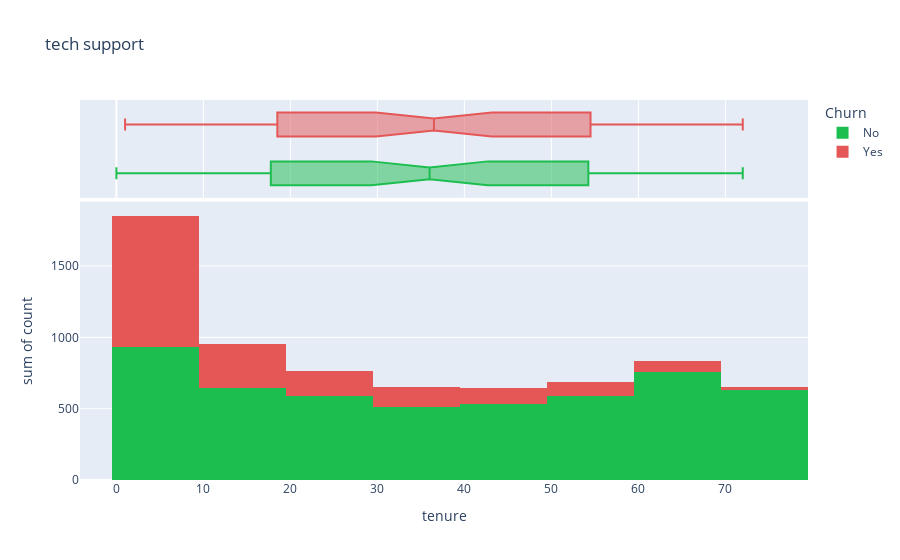

Write notebook code for a chart like this one.
### Code cell
import plotly.express as px

fig=px.histogram(df.groupby(["tenure","Churn"]).size().reset_index(name="count"),
                x="tenure",y="count",color="Churn",marginal="box",color_discrete_map={"Yes":"#E45756","No":"#1CBE4F"},
                title="tech support")
fig.show()

### Figure 1 — Plotly figure (JSON) as saved in the notebook; plotly's stock layout.template omitted (floating-point values rounded to 4 significant figures)
{"data": [{"alignmentgroup": "True", "bingroup": "x", "histfunc": "sum", "hovertemplate": "Churn=No<br>tenure=%{x}<br>sum of count=%{y}<extra></extra>", "legendgroup": "No", "marker": {"color": "#1CBE4F", "pattern": {"shape": ""}}, "name": "No", "offsetgroup": "No", "orientation": "v", "showlegend": true, "type": "histogram", "x": [0, 1, 2, 3, 4, 5, 6, 7, 8, 9, 10, 11, 12, 13, 14, 15, 16, 17, 18, 19, 20, 21, 22, 23, 24, 25, 26, 27, 28, 29, 30, 31, 32, 33, 34, 35, 36, 37, 38, 39, 40, 41, 42, 43, 44, 45, 46, 47, 48, 49, 50, 51, 52, 53, 54, 55, 56, 57, 58, 59, 60, 61, 62, 63, 64, 65, 66, 67, 68, 69, 70, 71, 72], "xaxis": "x", "y": [11, 233, 115, 106, 93, 69, 70, 80, 81, 73, 71, 68, 79, 71, 52, 62, 52, 61, 73, 54, 53, 46, 63, 72, 71, 56, 64, 59, 45, 57, 56, 49, 50, 50, 53, 73, 40, 50, 46, 42, 51, 56, 51, 50, 45, 55, 62, 54, 55, 51, 58, 60, 72, 56, 55, 55, 70, 57, 56, 52, 70, 68, 65, 68, 76, 67, 76, 88, 91, 87, 108, 164, 356], "yaxis": "y"}, {"alignmentgroup": "True", "hovertemplate": "Churn=No<br>tenure=%{x}<extra></extra>", "legendgroup": "No", "marker": {"color": "#1CBE4F"}, "name": "No", "notched": true, "offsetgroup": "No", "showlegend": false, "type": "box", "x": [0, 1, 2, 3, 4, 5, 6, 7, 8, 9, 10, 11, 12, 13, 14, 15, 16, 17, 18, 19, 20, 21, 22, 23, 24, 25, 26, 27, 28, 29, 30, 31, 32, 33, 34, 35, 36, 37, 38, 39, 40, 41, 42, 43, 44, 45, 46, 47, 48, 49, 50, 51, 52, 53, 54, 55, 56, 57, 58, 59, 60, 61, 62, 63, 64, 65, 66, 67, 68, 69, 70, 71, 72], "xaxis": "x2", "yaxis": "y2"}, {"alignmentgroup": "True", "bingroup": "x", "histfunc": "sum", "hovertemplate": "Churn=Yes<br>tenure=%{x}<br>sum of count=%{y}<extra></extra>", "legendgroup": "Yes", "marker": {"color": "#E45756", "pattern": {"shape": ""}}, "name": "Yes", "offsetgroup": "Yes", "orientation": "v", "showlegend": true, "type": "histogram", "x": [1, 2, 3, 4, 5, 6, 7, 8, 9, 10, 11, 12, 13, 14, 15, 16, 17, 18, 19, 20, 21, 22, 23, 24, 25, 26, 27, 28, 29, 30, 31, 32, 33, 34, 35, 36, 37, 38, 39, 40, 41, 42, 43, 44, 45, 46, 47, 48, 49, 50, 51, 52, 53, 54, 55, 56, 57, 58, 59, 60, 61, 62, 63, 64, 65, 66, 67, 68, 69, 70, 71, 72], "xaxis": "x", "y": [380, 123, 94, 83, 64, 40, 51, 42, 46, 45, 31, 38, 38, 24, 37, 28, 26, 24, 19, 18, 17, 27, 13, 23, 23, 15, 13, 12, 15, 16, 16, 19, 14, 12, 15, 10, 15, 13, 14, 13, 14, 14, 15, 6, 6, 12, 14, 9, 15, 10, 8, 8, 14, 13, 9, 10, 8, 11, 8, 6, 8, 5, 4, 4, 9, 13, 10, 9, 8, 11, 6, 6], "yaxis": "y"}, {"alignmentgroup": "True", "hovertemplate": "Churn=Yes<br>tenure=%{x}<extra></extra>", "legendgroup": "Yes", "marker": {"color": "#E45756"}, "name": "Yes", "notched": true, "offsetgroup": "Yes", "showlegend": false, "type": "box", "x": [1, 2, 3, 4, 5, 6, 7, 8, 9, 10, 11, 12, 13, 14, 15, 16, 17, 18, 19, 20, 21, 22, 23, 24, 25, 26, 27, 28, 29, 30, 31, 32, 33, 34, 35, 36, 37, 38, 39, 40, 41, 42, 43, 44, 45, 46, 47, 48, 49, 50, 51, 52, 53, 54, 55, 56, 57, 58, 59, 60, 61, 62, 63, 64, 65, 66, 67, 68, 69, 70, 71, 72], "xaxis": "x2", "yaxis": "y2"}], "layout": {"barmode": "relative", "legend": {"title": {"text": "Churn"}, "tracegroupgap": 0}, "title": {"text": "tech support"}, "xaxis": {"anchor": "y", "domain": [0, 1], "title": {"text": "tenure"}}, "xaxis2": {"anchor": "y2", "domain": [0, 1], "matches": "x", "showgrid": true, "showticklabels": false}, "yaxis": {"anchor": "x", "domain": [0, 0.7326], "title": {"text": "sum of count"}}, "yaxis2": {"anchor": "x2", "domain": [0.7426, 1], "matches": "y2", "showgrid": false, "showline": false, "showticklabels": false, "ticks": ""}}}
